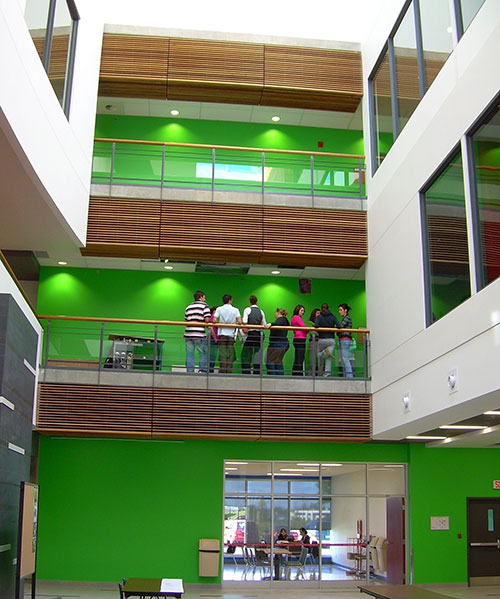
#> input picture un.jpg, 500 x 599 px
$ python tp3.py
#> lines starting #> are read from the running program, lines starting #| are printed output that depends on the picture
import cv2
import numpy as np

img = cv2.imread("un.jpg", cv2.IMREAD_GRAYSCALE)
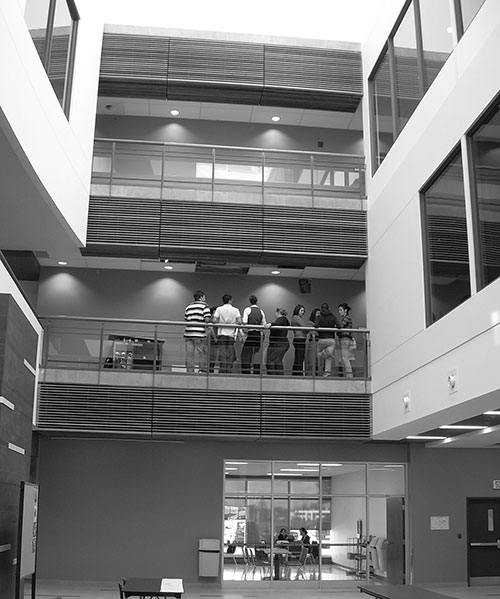
#> img: shape (599, 500); min 0, max 255, mean 125.2

vois = 3
def filreMoy(img):
    h,w = img.shape
#> h = 599; w = 500
    imgMoy = np.zeros(img.shape, img.dtype)
    for y in range(h):
        for x in range(w):
            if (y<vois/2) or y>(h-vois/2) or (x<vois/2) or x>(w-vois/2):
                imgMoy[y,x] = img[y,x]
            else:
                imgVois = img[int(y-vois/2):int(y+vois/2),int(x-vois/2):int(x+vois/2)]
                moy =0
                for yv in range(imgVois.shape[0]):
                    for xv in range(imgVois.shape[1]):
                        moy += imgVois[yv, xv]
                imgMoy[y,x] = int(moy/(vois*vois))
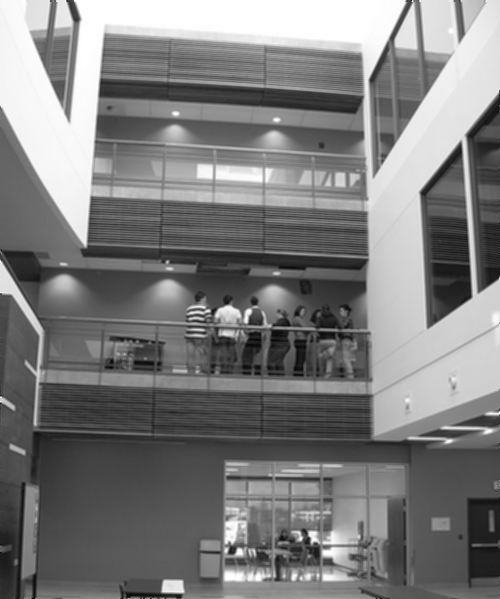
#> imgMoy: shape (599, 500); min 1, max 255, mean 124.9
    return imgMoy
imgMoy = filreMoy(img)


def filreMediane(img):
    h,w = img.shape
#> h = 599; w = 500
    imgMed = np.zeros(img.shape, img.dtype)
    for y in range(h):
        for x in range(w):
            if (y<vois/2) or y>(h-vois/2) or (x<vois/2) or x>(w-vois/2):
                imgMed[y,x] = img[y,x]
            else:
                imgVois = img[int(y-vois/2):int(y+vois/2),int(x-vois/2):int(x+vois/2)]
                t = np.zeros((vois*vois), np.uint8)
                for yv in range(imgVois.shape[0]):
                    for xv in range(imgVois.shape[1]):
                        t[yv*vois+xv] = imgVois[yv,xv]

                t.sort()
                imgMed[y,x] = t[int((vois*vois-1)/2)]
                imgMed[y,x] = np.median(imgVois)
                #imgMed[y,x] = np.mean(imgVois)

    return imgMed
imgMed = filreMediane(img)

cv2.imshow("image avant", img)
cv2.imshow("image apres Moy", imgMoy)
cv2.imshow("image apres Med", imgMed)
cv2.waitKey(0)
cv2.destroyAllWindows()

$ run again, with jardin.jpg copied over un.jpg
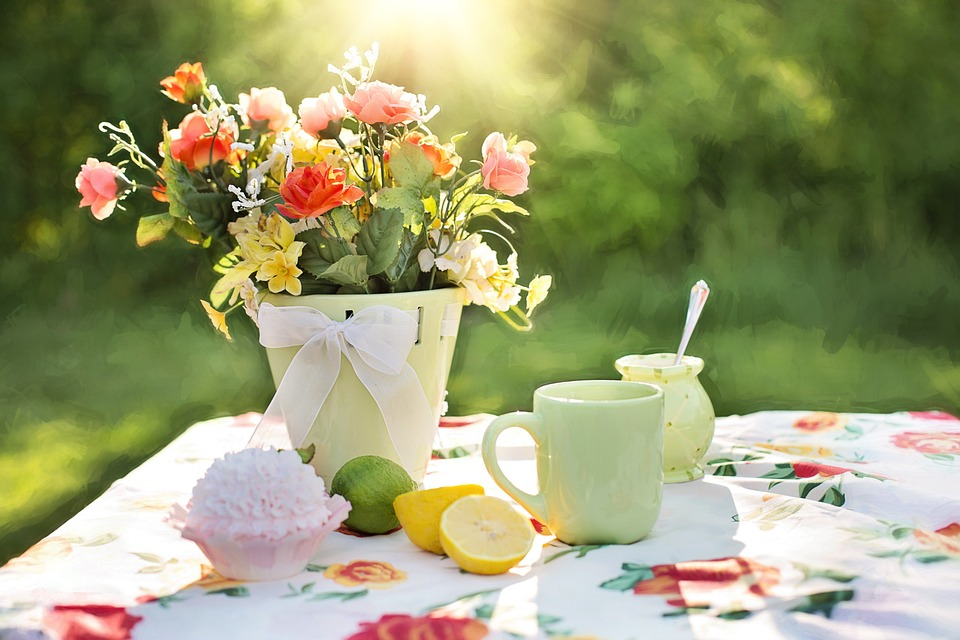
#> input picture jardin.jpg, 960 x 640 px
#> `img = cv2.imread("un.jpg", cv2.IMREAD_GRAYSCALE)`:
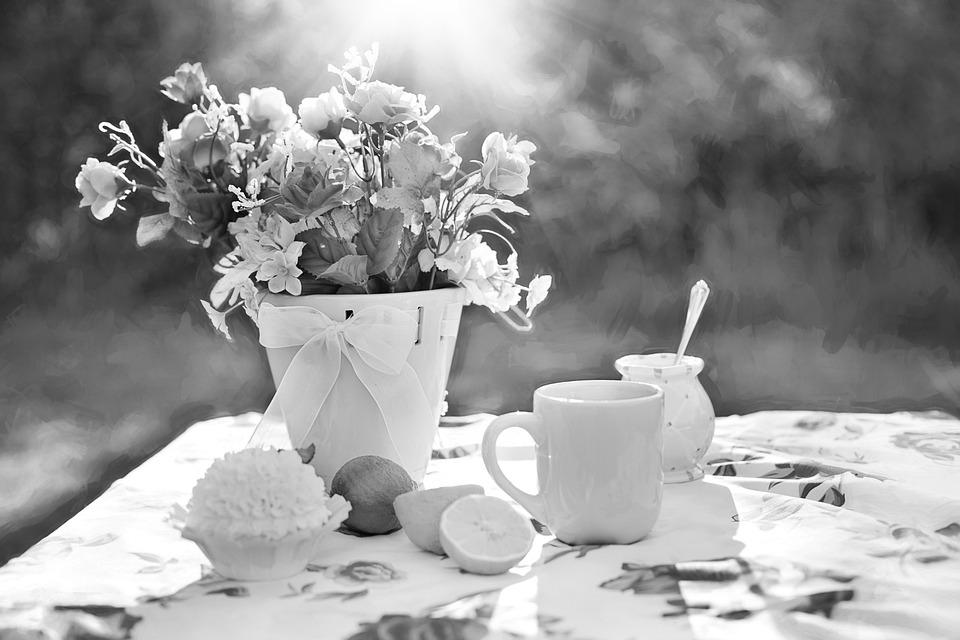
#> img: shape (640, 960); min 0, max 255, mean 150.5
#> after the loop in filreMoy, `for y in range(h):`:
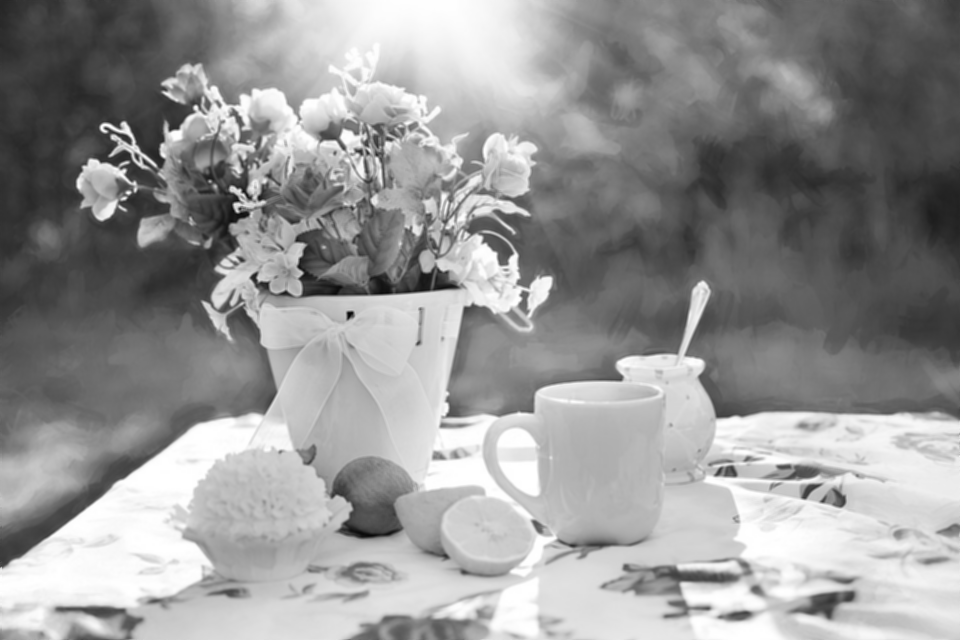
#> imgMoy: shape (640, 960); min 4, max 255, mean 149.9
